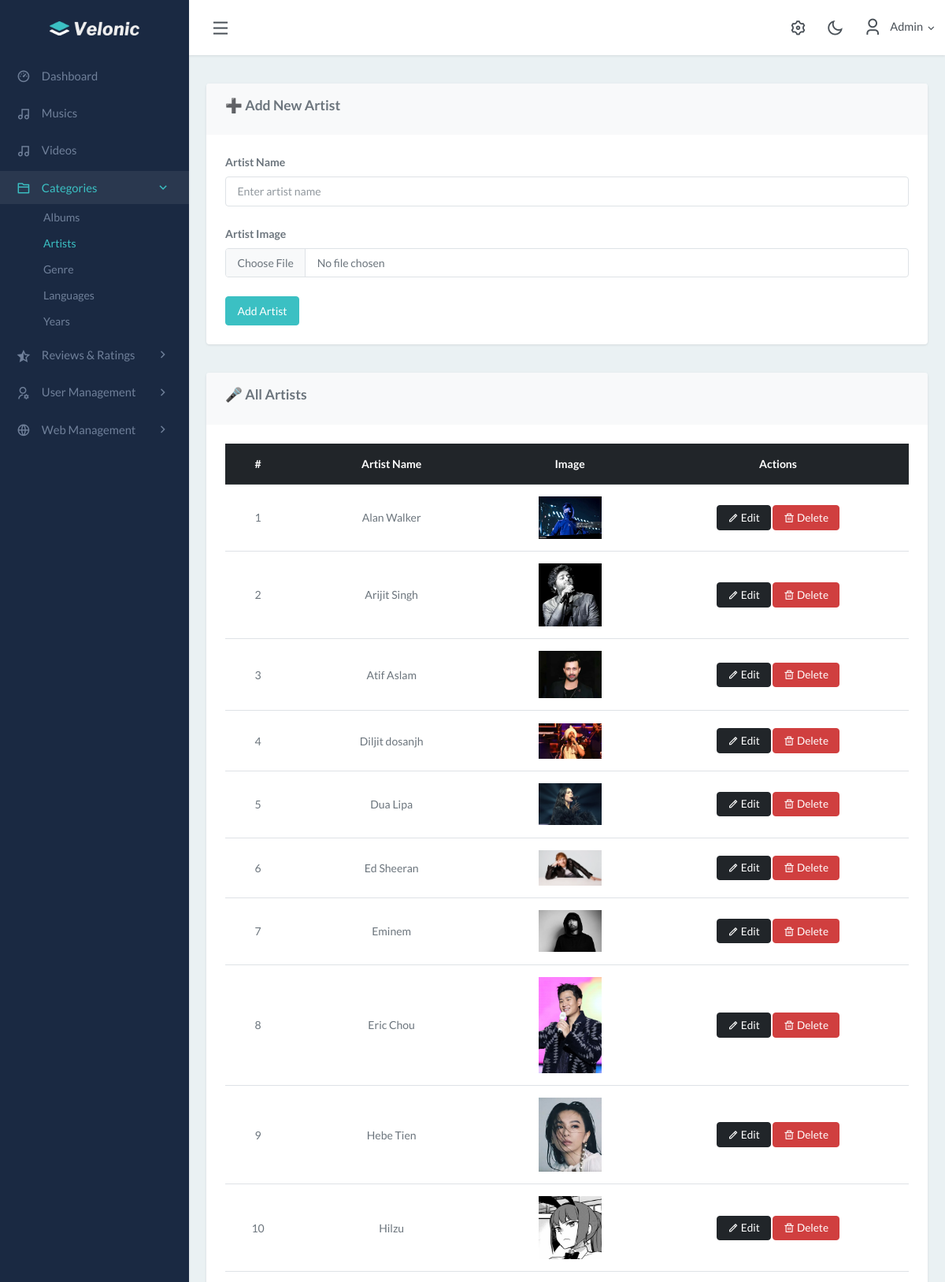
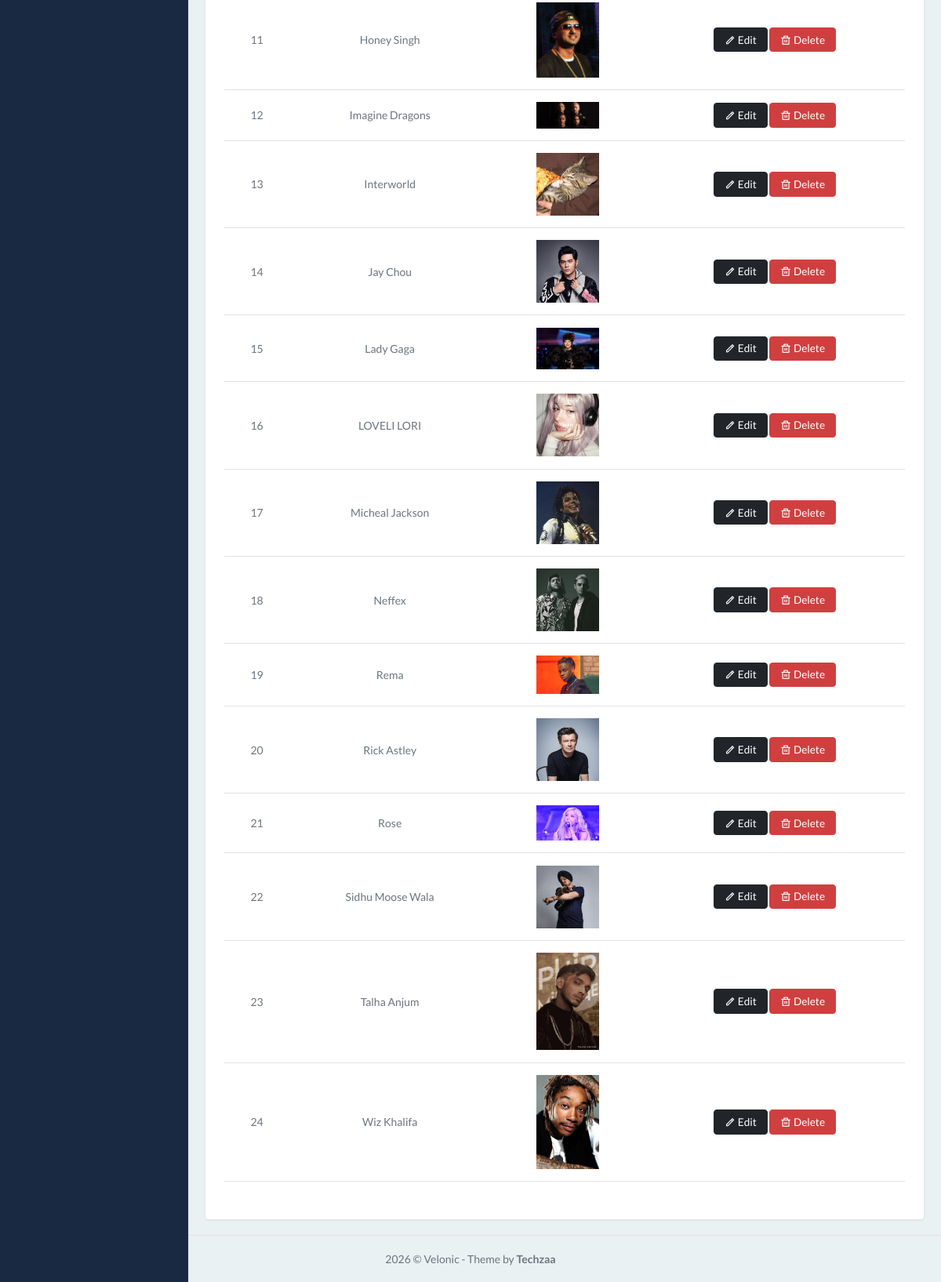
Page /admin/artist.php (signed in) on the committed database (2 pictures, top to bottom).
### tables this page shows
CREATE TABLE `users` (
  `id` int(11) NOT NULL,
  `name` varchar(100) DEFAULT NULL,
  `email` varchar(100) DEFAULT NULL,
  `password` varchar(255) DEFAULT NULL,
  `role` enum('admin','user') DEFAULT 'user',
  `status` tinyint(1) DEFAULT 0
);

CREATE TABLE `artists` (
  `id` int(11) NOT NULL,
  `artist_name` varchar(255) DEFAULT NULL,
  `artist_image` varchar(255) DEFAULT NULL
);

### admin/artist.php (the view, shortened to what this page needs)
<?php
include '../config/db_connection.php';
$artist_to_edit = null;
$artists = mysqli_query($con, "SELECT * FROM artists ORDER BY artist_name ASC");
?>
<?php include './base/header.php'; ?>
<div class="content-page">
    <div class="content">
        <div class="container-fluid mt-4">
            <div class="card mb-4">
                <div class="card-header">
                    <h4><?= $artist_to_edit ? '✏️ Edit Artist' : '➕ Add New Artist' ?></h4>
                </div>
                <div class="card-body">
                    <form method="POST" enctype="multipart/form-data">
                        <div class="mb-3">
                            <label class="form-label">Artist Name</label>
                            <input type="text" name="name" class="form-control"
                                value="<?= $artist_to_edit ? htmlspecialchars($artist_to_edit['artist_name']) : '' ?>"
                                placeholder="Enter artist name" required>
                        </div>
                        <div class="mb-3">
                            <label class="form-label">Artist Image</label>
                            <input type="file" name="artist_image" class="form-control" <?= $artist_to_edit ? '' : 'required' ?> required>
                        </div>
                        <button type="submit" name="save_artist" class="btn btn-primary">
                            <?= $artist_to_edit ? 'Update Artist' : 'Add Artist' ?>
                        </button>
                    </form>
                </div>
            </div>
            <div class="card">
                <div class="card-header">
                    <h4>🎤 All Artists</h4>
                </div>
                <div class="card-body table-responsive">
                    <table class="table table-hover justify-content-center align-middle text-center">
                        <thead class="table-dark">
                            <tr>
                                <th>#</th>
                                <th>Artist Name</th>
                                <th>Image</th>
                                <th>Actions</th>
                            </tr>
                        </thead>
                        <tbody>
                            <?php $i = 1;
                            while ($row = mysqli_fetch_assoc($artists)): ?>
                                <tr>
                                    <td><?= $i++ ?></td>
                                    <td><?= htmlspecialchars($row['artist_name']) ?></td>
                                    <td>
                                        <?php if ($row['artist_image']): ?>
                                            <img src="../media/<?= htmlspecialchars($row['artist_image']) ?>"
                                                style="width: 80px; height: auto;">
                                        <?php else: ?>
                                            <span>No image</span>
                                        <?php endif; ?>
                                    </td>
                                    <td>
                                        <a href="?edit=<?= $row['id'] ?>" class="btn btn-sm btn-dark">
                                            <i class="ri-pencil-line"></i> Edit
                                        </a>
                                        <a href="?delete=<?= $row['id'] ?>" class="btn btn-sm btn-danger delete-btn">
                                            <i class="ri-delete-bin-line"></i> Delete
                                        </a>
                                    </td>
                                </tr>
                            <?php endwhile; ?>
                        </tbody>
                    </table>
                </div>
            </div>
        </div>
    </div>
</div>
<?php include './base/footer.php'; ?>

### admin/base/header.php (shortened to what this page needs)
<?php
include __DIR__ . '/../../config/db_connection.php';
$admin_id = (int) $_SESSION['user_id'];
$admin_name = "";
$stmt = mysqli_prepare($con, "SELECT name FROM users WHERE id = ?");
mysqli_stmt_bind_param($stmt, "i", $admin_id);
mysqli_stmt_execute($stmt);
$result = mysqli_stmt_get_result($stmt);
if ($row = mysqli_fetch_assoc($result)) {
    $admin_name = htmlspecialchars($row['name']);
} else {
    session_destroy();
    header("Location: /sound/login.php");
    exit;
}
?>
<!DOCTYPE html>
<html lang="en">
<head>
    <link rel="stylesheet" href="/sound/admin/css/daterangepicker.css">
    <link rel="stylesheet" href="/sound/admin/css/jquery.vectormap/jquery-jvectormap-1.2.2.css">
    <link href="https://cdn.jsdelivr.net/npm/sweetalert2@11/dist/sweetalert2.min.css" rel="stylesheet">
    <link href="/sound/admin/css/app.min.css" rel="stylesheet" type="text/css" id="app-style" />
    <link href="/sound/admin/css/icons.min.css" rel="stylesheet" type="text/css" />
    <link rel="stylesheet" href="https://cdnjs.cloudflare.com/ajax/libs/remixicon/4.6.0/remixicon.css"
 />
    <link rel="stylesheet" href="https://cdnjs.cloudflare.com/ajax/libs/remixicon/4.6.0/remixicon.min.css"
 />
</head>
<body>
    <div class="wrapper">
        <div class="navbar-custom">
            <div class="topbar container-fluid">
                <div class="d-flex align-items-center gap-1">
                    <button class="button-toggle-menu">
                        <i class="ri-menu-line"></i>
                    </button>
                </div>
                <ul class="topbar-menu d-flex align-items-center gap-3">
                    <li class="d-none d-sm-inline-block">
                        <a class="nav-link" data-bs-toggle="offcanvas" href="#theme-settings-offcanvas">
                            <i class="ri-settings-3-line fs-22"></i>
                        </a>
                    </li>
                    <li class="d-none d-sm-inline-block">
                        <div class="nav-link" id="light-dark-mode">
                            <i class="ri-moon-line fs-22"></i>
                        </div>
                    </li>
                    <li class="dropdown">
                        <a class="nav-link dropdown-toggle arrow-none nav-user" data-bs-toggle="dropdown" href="#"
                            role="button" aria-haspopup="false" aria-expanded="false">
                            <span class="account-user-avatar">
                                <i class="ri-user-3-line fs-3"></i>
                            </span>
                            <span class="d-lg-block d-none">
                                <h5 class="my-0 fw-normal">
                                    <?= $admin_name ?>
                                    <i class="ri-arrow-down-s-line d-none d-sm-inline-block align-middle"></i>
                                </h5>
                            </span>
                        </a>
                    </li>
                </ul>
            </div>
        </div>
        <div class="leftside-menu">
            <a href="index.php" class="logo logo-light">
                <span class="logo-lg">
                    <img src="./images/logo.png" alt="logo">
                </span>
            </a>
            <div class="h-100" id="leftside-menu-container" data-simplebar>
                <ul class="side-nav">
                    <li class="side-nav-item">
                        <a href="index.php" class="side-nav-link">
                            <i class="ri-dashboard-3-line"></i>
                            <span> Dashboard </span>
                        </a>
                    </li>
                    <li class="side-nav-item">
                        <a href="/sound/admin/music.php" class="side-nav-link">
                            <i class="ri-music-2-line"></i>
                            <span> Musics </span>
                        </a>
                    </li>
                    <li class="side-nav-item">
                        <a href="/sound/admin/video.php" class="side-nav-link">
                            <i class="ri-music-2-line"></i>
                            <span> Videos </span>
                        </a>
                    </li>
                    <li class="side-nav-item">
                        <a data-bs-toggle="collapse" href="#sidebarCategories" aria-expanded="false"
                            aria-controls="sidebarCategories" class="side-nav-link">
                            <i class="ri-folder-2-line"></i>
                            <span> Categories </span>
                            <span class="menu-arrow"></span>
                        </a>
                        <div class="collapse" id="sidebarCategories">
                            <ul class="side-nav-second-level">
                                <li><a href="album.php">Albums</a></li>
                                <li><a href="artist.php">Artists</a></li>
                                <li><a href="genre.php">Genre</a></li>
                                <li><a href="languages.php">Languages</a></li>
                                <li><a href="years.php">Years</a></li>
                            </ul>
                        </div>
                    </li>
                    <li class="side-nav-item">
                        <a data-bs-toggle="collapse" href="#sidebarBaseUI" aria-expanded="false"
                            aria-controls="sidebarBaseUI" class="side-nav-link">
                            <i class="ri-star-half-line"></i>
                            <span> Reviews & Ratings </span>
                            <span class="menu-arrow"></span>
                        </a>
                    </li>
                    <li class="side-nav-item">
                        <a data-bs-toggle="collapse" href="#sidebarExtendedUI" aria-expanded="false"
                            aria-controls="sidebarExtendedUI" class="side-nav-link">
                            <i class="ri-user-settings-line"></i>
                            <span> User Management </span>
                            <span class="menu-arrow"></span>
                        </a>
                    </li>
                    <li class="side-nav-item">
                        <a data-bs-toggle="collapse" href="#sidebarIcons" aria-expanded="false"
                            aria-controls="sidebarIcons" class="side-nav-link">
                            <i class="ri-global-line"></i>
                            <span> Web Management </span>
                            <span class="menu-arrow"></span>
                        </a>
                    </li>
                </ul>
            </div>
        </div>

### rows in the picture
users: name "Admin"
artists: artist_name "Alan Walker", artist_image (picture)
artists: artist_name "Arijit Singh", artist_image (picture)
artists: artist_name "Atif Aslam", artist_image (picture)
artists: artist_name "Diljit dosanjh", artist_image (picture)
artists: artist_name "Dua Lipa", artist_image (picture)
artists: artist_name "Ed Sheeran", artist_image (picture)
artists: artist_name "Eminem", artist_image (picture)
artists: artist_name "Eric Chou", artist_image (picture)
artists: artist_name "Hebe Tien", artist_image (picture)
artists: artist_name "Hilzu", artist_image (picture)
artists: artist_name "Honey Singh", artist_image (picture)
artists: artist_name "Imagine Dragons", artist_image (picture)
artists: artist_name "Interworld", artist_image (picture)
artists: artist_name "Jay Chou", artist_image (picture)
artists: artist_name "Lady Gaga", artist_image (picture)
artists: artist_name "LOVELI LORI", artist_image (picture)
artists: artist_name "Micheal Jackson", artist_image (picture)
artists: artist_name "Neffex", artist_image (picture)
artists: artist_name "Rema", artist_image (picture)
artists: artist_name "Rick Astley", artist_image (picture)
artists: artist_name "Rose", artist_image (picture)
artists: artist_name "Sidhu Moose Wala", artist_image (picture)
artists: artist_name "Talha Anjum", artist_image (picture)
artists: artist_name "Wiz Khalifa", artist_image (picture)
